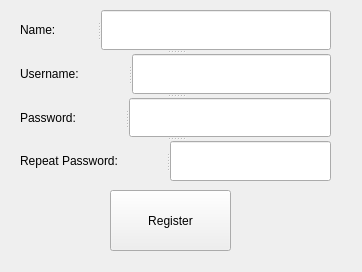
<?xml version="1.0" encoding="UTF-8"?>
<ui version="4.0">
 <class>Register</class>
 <widget class="QWidget" name="Register">
  <property name="geometry">
   <rect>
    <x>0</x>
    <y>0</y>
    <width>362</width>
    <height>272</height>
   </rect>
  </property>
  <property name="windowTitle">
   <string>Register</string>
  </property>
  <widget class="QPushButton" name="registerBtn">
   <property name="geometry">
    <rect>
     <x>110</x>
     <y>190</y>
     <width>121</width>
     <height>61</height>
    </rect>
   </property>
   <property name="text">
    <string>Register</string>
   </property>
  </widget>
  <widget class="QSplitter" name="splitter_5">
   <property name="geometry">
    <rect>
     <x>20</x>
     <y>10</y>
     <width>311</width>
     <height>171</height>
    </rect>
   </property>
   <property name="orientation">
    <enum>Qt::Vertical</enum>
   </property>
   <widget class="QSplitter" name="splitter">
    <property name="orientation">
     <enum>Qt::Horizontal</enum>
    </property>
    <widget class="QLabel" name="nameLabel">
     <property name="text">
      <string>Name:</string>
     </property>
    </widget>
    <widget class="QLineEdit" name="lineEdit"/>
   </widget>
   <widget class="QSplitter" name="splitter_2">
    <property name="orientation">
     <enum>Qt::Horizontal</enum>
    </property>
    <widget class="QLabel" name="usernameLabel">
     <property name="text">
      <string>Username:</string>
     </property>
    </widget>
    <widget class="QLineEdit" name="lineEdit_2"/>
   </widget>
   <widget class="QSplitter" name="splitter_3">
    <property name="orientation">
     <enum>Qt::Horizontal</enum>
    </property>
    <widget class="QLabel" name="passwordLabel">
     <property name="text">
      <string>Password:</string>
     </property>
    </widget>
    <widget class="QLineEdit" name="lineEdit_3">
     <property name="echoMode">
      <enum>QLineEdit::Password</enum>
     </property>
    </widget>
   </widget>
   <widget class="QSplitter" name="splitter_4">
    <property name="orientation">
     <enum>Qt::Horizontal</enum>
    </property>
    <widget class="QLabel" name="rePasswordLabel">
     <property name="text">
      <string>Repeat Password:</string>
     </property>
    </widget>
    <widget class="QLineEdit" name="lineEdit_4">
     <property name="echoMode">
      <enum>QLineEdit::Password</enum>
     </property>
    </widget>
   </widget>
  </widget>
 </widget>
 <resources/>
 <connections/>
</ui>
